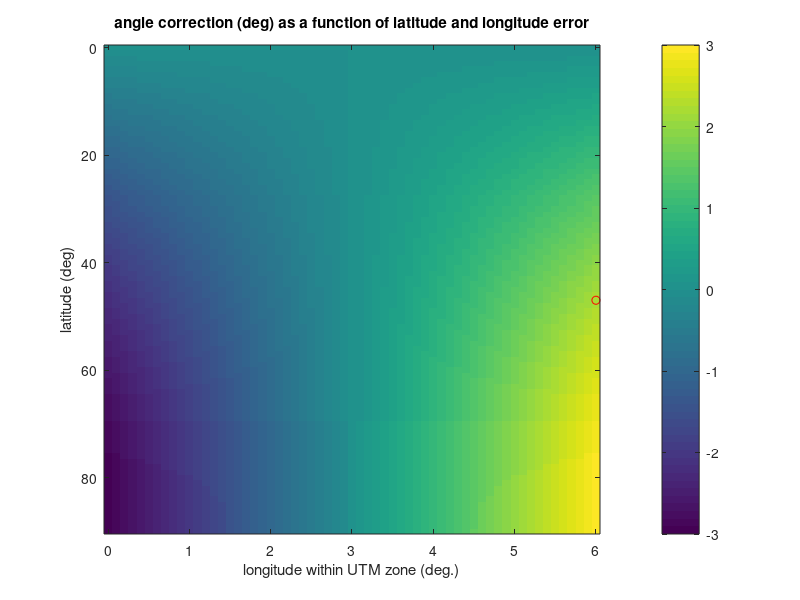

The MATLAB script that drew this image:
latitude=[0:1:90];
longitude=[0:.1:6];
zone_number=31; % UTM31N
longdiff=longitude-((zone_number-1.0)*6.0-180.0+3.0);
correction=atand(tand(longdiff')*sind(latitude))
imagesc(longitude,latitude,correction')
colorbar
xlabel('longitude within UTM zone (deg.)')
ylabel('latitude (deg)')
title('angle correction (deg) as a function of latitude and longitude error')
hold on
plot(6,47,'ro')
